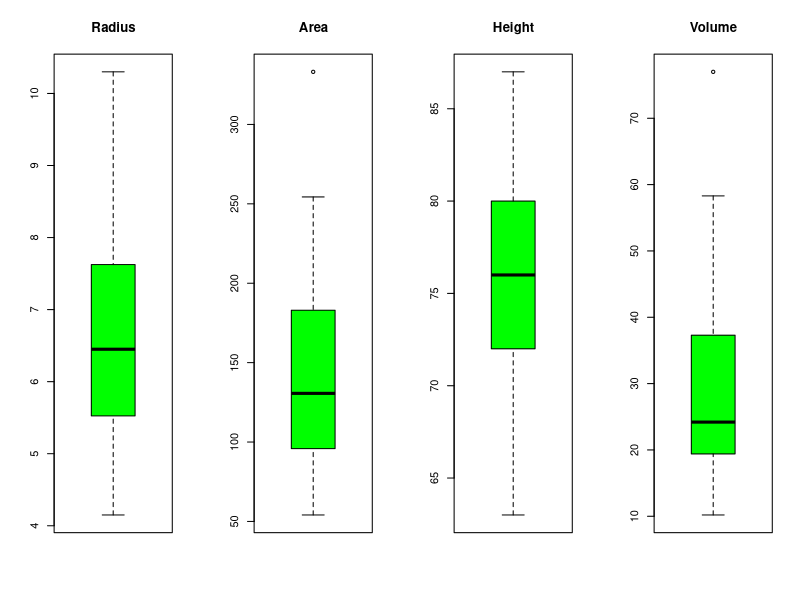
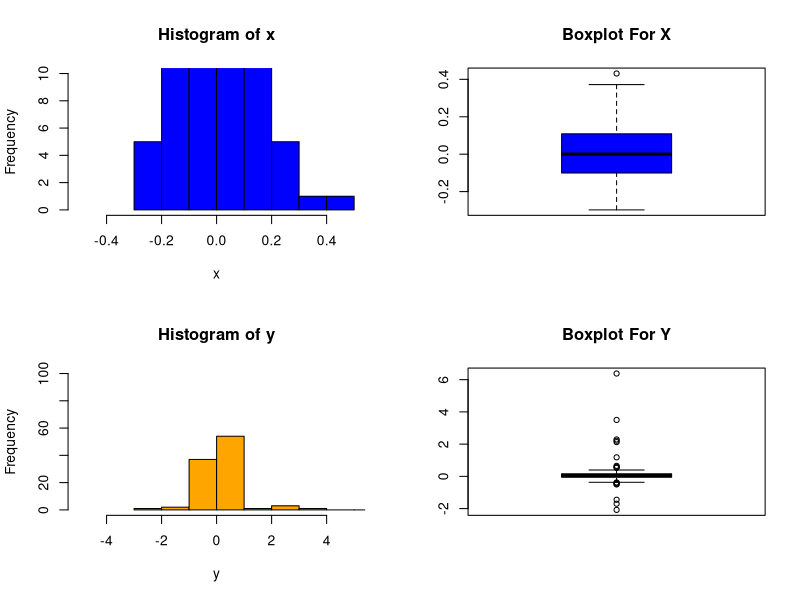
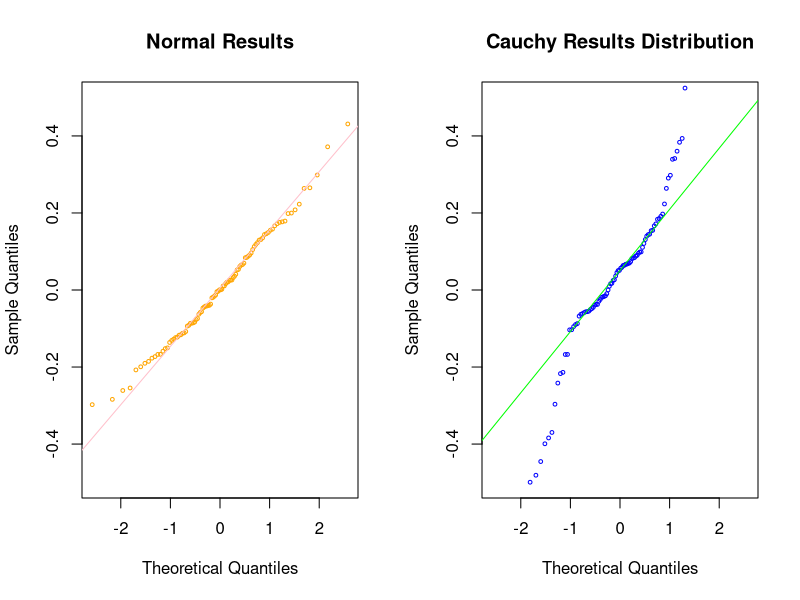

These charts were generated, in order, by the following R code:
## ---- chunk 1
# DO NOT ADD OR REVISE CODE HERE
knitr::opts_chunk$set(echo = TRUE)
## ---- chunk 2
x<-seq(0,5)
y<-6
z<-c(x,y)
a<-rep(c(2,-5.1,-23),2)
b<-7/42+3
c<-c(z,a,b)
print(c)
## ---- chunk 3
d<-sort(c)
print(d)
L<-length(d)
print(L)
e<-sort(d)+L
print(e)
## ---- chunk 4
f<-e[c(1,14)]
g<-e[c(2:13)]
print(f)
print(g)
## ---- chunk 5
h<-c(f,g)
round(sum(h),digits = 2)
## ---- chunk 6
#from this point on I stopped assigning the <- to variables, per discussion with TA that R operates linearly in each code block
y=sin(x)-2*cos(x/2)
## ---- chunk 7
x=seq(-2,2, length=4001)
min_y=(min(y))
(which(y==(min(y))))
print(which(y==(min(y))))
print(round(min_y, digits = 3))
## ---- chunk 8
data(trees)
str(trees)
apply(trees,2,median)
which(trees[,3]==24.2)
print(trees[11,])
## ---- chunk 9
r=(trees[,1])/2
a=(r**2)*3.14
stem(a)
stem(r)
## ---- chunk 10
par(mfrow=c(1,4))
boxplot(r,col = "green")
title("Radius")
boxplot(a,col="green")
title("Area")
h=trees[,2]
v=trees[,3]
boxplot(h,col="green")
title("Height")
boxplot(v,col = "green")
title("Volume")
## ---- chunk 11
boxplot.stats(x,coef = 1.5,do.conf = TRUE,do.out = TRUE)
boxplot.stats(v)
quantile(v)
#since 77 is what is kicked out as an outlier, a test had to be done. It is showing as one quantile above the upper 3rd and not 1.5 quantiles above the third. As such, it is not an Extreme Outlier.
## ---- chunk 12
z=matrix(c(1,1,1,-1,1,1,1,1,-1),nrow = 3)
a=matrix(c(1,1,1),nrow = 3)
b=solve(z,a)
print(b)
z%*%b
## ---- chunk 13
set.seed(124)
y=rcauchy(100,0,.1)
set.seed(127)
x=rnorm(100,0,.15)
object=cbind(x,y)
IQR=apply(object,2,median)
round(IQR,digits = 4)
## ---- chunk 14
#this entire problem I used a lot of adjustments to try and fit the data on the graph in a feasible manner through manipulating the xlim
par(mfrow = c(2, 2))
hist(x,xlim = c(-.5,.5),ylim =(c(0,10)),col="blue")
boxplot(x,col = "blue")
title("Boxplot For X")
hist(y,xlim=c(-5,5),ylim=c(0,100),col="orange")
boxplot(y,col = "orange")
title("Boxplot For Y")
## ---- chunk 15
par(mfrow = c(1, 2))
qqnorm(x,ylim=c(-.5,.5),cex=.5,col="orange",title("Normal Results"))
qqline(x,ylim=c(-.5,.5),col="pink")
qqnorm(y,ylim=c(-.5,.5),cex=.5,col="blue",title("Cauchy Results Distribution"))
qqline(y,ylim=c(-.5,.5),col="green")
